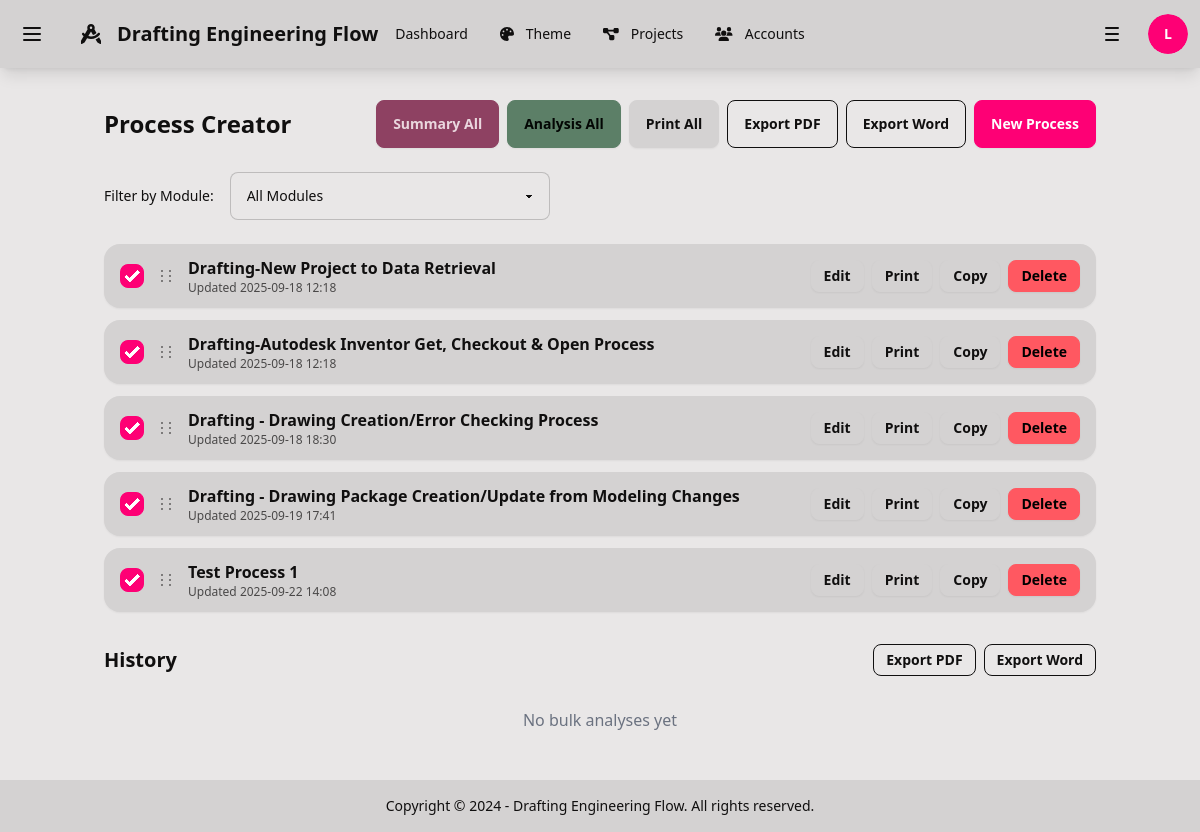
Before: /process-creator/ (signed in) with the older database file.
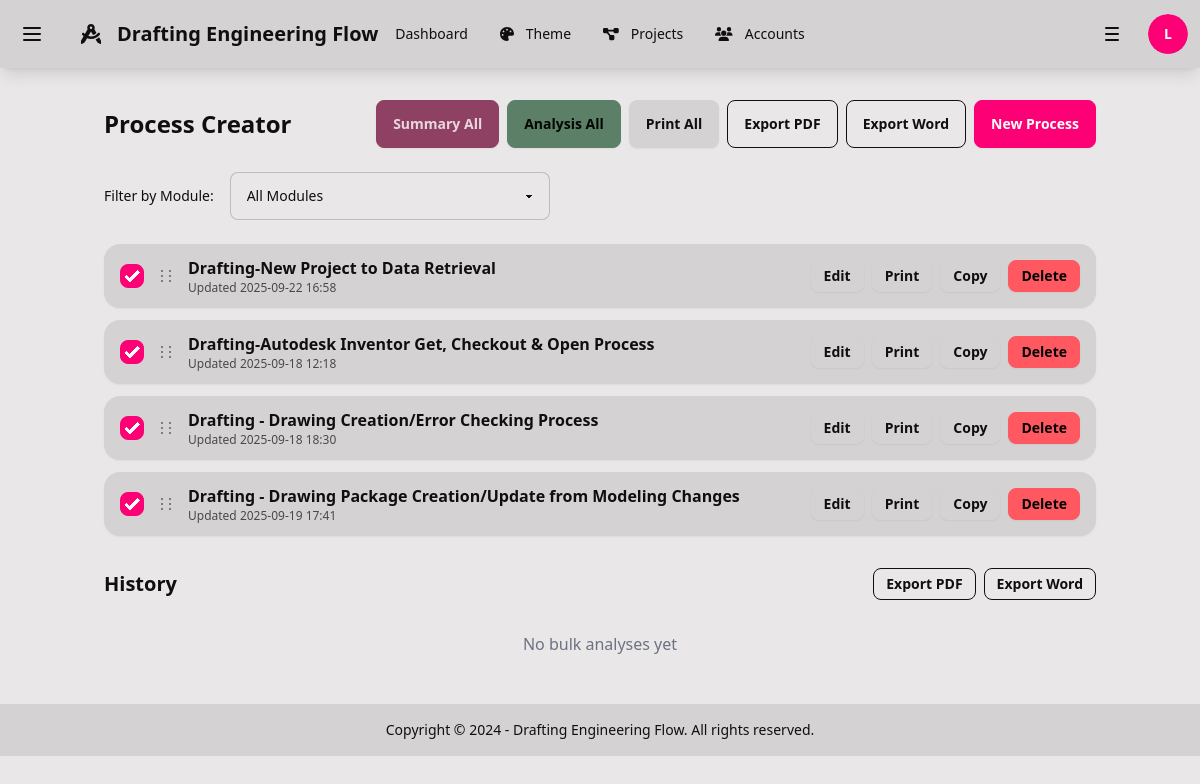
After: the same page with the newer database file.
### process_creator/models.py (models this page shows, shortened)
class Process(models.Model):
    name = models.CharField(max_length=255)
    module = models.ForeignKey(Module, on_delete=models.SET_NULL, null=True, blank=True, help_text="Module this process belongs to")
    order = models.PositiveIntegerField(default=1)
    summary = models.TextField(blank=True, help_text="Generated summary of the process")
    summary_instructions = models.TextField(
        blank=True,
        default="You are given a list of steps, bullet points, or fragmented notes. Your task is to transform them into a single professional, coherent paragraph. Do not repeat the steps as a list. Instead, weave them into smooth, natural prose that reads as if written by a skilled professional writer. Maintain accuracy, logical flow, and clarity. The output must always be a polished paragraph summary, never a bullet list.",
        help_text="Instructions for summary generation"
    )
    description = models.TextField(blank=True)
    notes = models.TextField(blank=True)
    analysis = models.TextField(blank=True, help_text="Generated analysis and improvement suggestions")
    analysis_instructions = models.TextField(
        blank=True,
        default="You are a senior operations analyst. You will receive a business process as input (steps, notes, and context). Produce a professional report titled \"Training Analysis\" that managers and frontline staff can act on.\nFollow these rules:\n- Write clearly and concisely; avoid jargon. Use confident, direct language.\n- Do NOT restate the steps as bullets. Summarize the process in flowing prose.\n- Use Markdown headings exactly as specified below.\n- Give specific, actionable recommendations with clear benefits and effort levels.\n- Where details are missing, make reasonable assumptions and state them briefly.\n=== INPUT START ===\n{PASTE PROCESS STEPS / NOTES / CONTEXT HERE}\n=== INPUT END ===\n=== OUTPUT FORMAT (Markdown) ===\n# Training Analysis\n## Executive Summary\nA 4–6 sentence overview of the process, the primary objective, the current state, and the most important recommended changes and expected benefits.\n## Process Narrative (Plain-Language Summary)\n6–10 sentences that narrate how the process works from start to finish. Use paragraph form only (no bullets). Emphasize flow, handoffs, tools used, approvals, and timing.\n## Assumptions\n- 2–5 short bullets listing key assumptions you made due to missing information.\n## Strengths\n- 4–8 bullets. Each bullet: what works well + why it matters (impact on quality, speed, cost, compliance, safety, or CX).\n## Weaknesses\n- 4–8 bullets. Each bullet: the issue + consequence (e.g., rework, delays, risk, cost).\n## Improvement Opportunities — Current System (No new software)\nProvide 5–10 specific, low-friction changes using existing tools, roles, and policies. For each item, use this format in one bullet:\n- **[Title]** — What to change (1–2 sentences). **Benefit:** expected outcome with a measurable indicator (e.g., \"reduce cycle time by ~15%\"). **Effort:** Low/Med/High. **Owner:** role. **Risk/Mitigation:** brief.\n## Immediate Application-Level Enhancements (Quick to implement in an app/workflow)\nProvide 3–7 changes that can be implemented quickly via simple configuration, scripts, forms, validations, templates, or notifications. For each item, use the same format:\n- **[Title]** — What to implement (1–2 sentences). **Benefit:** measurable. **Effort:** Low/Med/High. **Owner:** role. **Risk/Mitigation:** brief.\n## Implementation Roadmap\nOrganize recommendations into phases with rationale:\n- **Now (0–30 days):** 3–6 highest-ROI, low-effort actions.\n- **Next (30–90 days):** 3–6 medium-effort actions that compound earlier gains.\n- **Later (90+ days):** 2–4 higher-effort changes that deliver strategic value.\n## Metrics & Monitoring\nList 4–8 KPIs with target direction and cadence. For each KPI: **Name**, **Target/Direction**, **Data Source**, **Review Cadence** (e.g., weekly), **Owner**.\n## Risks & Mitigations\n3–6 material risks across people/process/tech/compliance and how to mitigate each.\n## Final Recommendation\nA 4–6 sentence closing paragraph summarizing the case for change, expected benefits, and the immediate next steps.\n=== STYLE GUARDRAILS ===\n- Professional tone. Tight sentences. No filler, no hype.\n- Use paragraph form for the narrative sections; bullets only where specified.\n- Quantify benefits or ranges when plausible. Avoid vague claims.\n- Do not include meta-commentary or instructions in the output.",
        help_text="Instructions for process analysis"
    )
    created_at = models.DateTimeField(auto_now_add=True)
    updated_at = models.DateTimeField(auto_now=True)
    last_ai_update = models.DateTimeField(null=True, blank=True, help_text="Last time summary or analysis was updated")
    class Meta:
        ordering = ["order", "name"]

### process_creator/views.py (the view)
# urls.py: path("", views.process_list, name="list"),
@login_required
@require_app_access('process_creator', action='view')
def process_list(request):
    modules = Module.objects.all()
    selected_module_id = request.GET.get('module')
    selected_module = None
    if selected_module_id:
        try:
            selected_module = Module.objects.get(id=selected_module_id)
            processes = Process.objects.filter(module=selected_module).order_by('order', 'name')
        except Module.DoesNotExist:
            processes = Process.objects.all().order_by('order', 'name')
    else:
        processes = Process.objects.all().order_by('order', 'name')
    return render(request, "process_creator/list.html", {
        "processes": processes,
        "modules": modules,
        "selected_module": selected_module
    })

### rbac/context_processors.py (called while the page is built)
def rbac_context(request):
    context = {}
    if request.user.is_authenticated:
        context.update({
            'user_accessible_apps': get_user_accessible_apps(request.user),
            'user_roles': get_user_roles(request.user),
        })
    else:
        context.update({
            'user_accessible_apps': [],
            'user_roles': [],
        })
    return context

### rbac/utils.py (called while the page is built, shortened)
def has_app_access(user, app_name, action='view'):
    if not user or not user.is_authenticated:
        return False
    try:
        app_access = AppAccess.objects.get(app_name=app_name)
        if not app_access.is_enabled:
            return False
    except AppAccess.DoesNotExist:
        return False
    if user.is_superuser:
        return True

def check_app_access(user, app_name, action='view'):
    if not has_app_access(user, app_name, action):
        log_access_attempt(user, app_name, action, success=False,
                          error_message=f"Access denied for {action} on {app_name}")
        raise PermissionDenied(f"You don't have permission to {action} {app_name}")

def get_user_accessible_apps(user):
    if not user or not user.is_authenticated:
        return []
    if user.is_superuser:
        return AppAccess.objects.filter(is_enabled=True).values_list('app_name', flat=True)

def log_access_attempt(user, app_name, action, success=True, error_message='', request=None):
    try:
        AccessLog.objects.create(
            user=user if user.is_authenticated else None,
            app_name=app_name,
            action=action,
            ip_address=request.META.get('REMOTE_ADDR') if request else None,
            user_agent=request.META.get('HTTP_USER_AGENT', '') if request else '',
            success=success,
            error_message=error_message
        )
    except Exception as e:
        logger.error(f"Failed to log access attempt: {e}")

def get_user_roles(user):
    if not user or not user.is_authenticated:
        return []
    return UserRole.objects.filter(user=user, is_active=True).select_related('role')

def is_app_enabled(app_name):
    try:
        app_access = AppAccess.objects.get(app_name=app_name)
        return app_access.is_enabled
    except AppAccess.DoesNotExist:
        return False

### process_creator/templates/process_creator/list.html (shortened to what this page needs)
{% extends 'base.html' %}
{% block content %}
<div class="flex items-center justify-between mb-6">
  <h1 class="text-2xl font-bold">Process Creator</h1>
  <div class="flex gap-2">
    <button id="summary-all" class="btn btn-secondary">Summary All</button>
    <button id="analyze-all" class="btn btn-accent">Analysis All</button>
    <button id="print-all" class="btn">Print All</button>
    <button id="export-pdf-all" class="btn btn-outline">Export PDF</button>
    <button id="export-word-all" class="btn btn-outline">Export Word</button>
    <a href="{% url 'process_creator:create' %}" class="btn btn-primary">New Process</a>
  </div>
  </div>
<div class="mb-6">
  <div class="flex items-center gap-4">
    <label for="module-filter" class="text-sm font-medium">Filter by Module:</label>
    <select id="module-filter" class="select select-bordered w-full max-w-xs">
      <option value="">All Modules</option>
    </select>
  </div>
</div>
<div id="process-list" class="grid gap-3">
  {% for p in processes %}
    <div class="card bg-base-200 shadow-sm" data-id="{{ p.id }}">
      <div class="card-body py-3 px-4">
        <div class="flex items-center justify-between gap-3">
          <div class="flex items-center gap-3">
            <input type="checkbox" class="select-item checkbox checkbox-primary" checked />
            <span class="drag cursor-grab text-base-content/60" title="Drag to reorder" aria-label="Drag to reorder">
              <svg xmlns="http://www.w3.org/2000/svg" viewBox="0 0 20 20" fill="currentColor" class="h-5 w-5">
                <path d="M7 5a1 1 0 1 1-2 0 1 1 0 0 1 2 0Zm8 0a1 1 0 1 1-2 0 1 1 0 0 1 2 0ZM7 10a1 1 0 1 1-2 0 1 1 0 0 1 2 0Zm8 0a1 1 0 1 1-2 0 1 1 0 0 1 2 0ZM7 15a1 1 0 1 1-2 0 1 1 0 0 1 2 0Zm8 0a1 1 0 1 1-2 0 1 1 0 0 1 2 0Z"/>
              </svg>
            </span>
            <div>
              <div class="font-semibold">{{ p.name }}</div>
              <div class="text-xs opacity-70">Updated {{ p.updated_at|date:'Y-m-d H:i' }}</div>
            </div>
          </div>
          <div class="flex gap-2">
            <a class="btn btn-sm" href="{% url 'process_creator:edit' p.id %}">Edit</a>
            <a class="btn btn-sm" href="{% url 'process_creator:print' p.id %}" target="_blank">Print</a>
            <button class="btn btn-sm" onclick="copyProcess({{ p.id }})">Copy</button>
            <a class="btn btn-sm btn-error" href="{% url 'process_creator:delete' p.id %}">Delete</a>
          </div>
        </div>
      </div>
    </div>
  {% empty %}
    <div class="alert">No processes yet. Create one to get started.</div>
  {% endfor %}
</div>
        <div class="mt-8">
            <div class="flex items-center justify-between mb-4">
                <h2 class="text-xl font-bold">History</h2>
                <div class="flex gap-2">
                    <button id="export-history-pdf" class="btn btn-outline btn-sm">Export PDF</button>
                    <button id="export-history-word" class="btn btn-outline btn-sm">Export Word</button>
                </div>
            </div>
            <div id="analysis-history" class="space-y-3">
            </div>
        </div>
{% endblock %}

### templates/base.html (shortened to what this page needs)
<!DOCTYPE html>
<html lang="en" data-theme="{{ current_theme|default:'corporate' }}">
<head>
    <script src="https://cdn.tailwindcss.com"></script>
    <link href="https://cdn.jsdelivr.net/npm/daisyui@4.12.10/dist/full.min.css" rel="stylesheet" type="text/css" />
</head>
<body class="bg-base-100">
    <div class="drawer">
        <div class="drawer-content">
            <div class="drawer drawer-end">
                <div class="drawer-content">
                    <div class="navbar bg-base-200 shadow-lg">
                        <div class="navbar-start gap-2">
                            <label for="left-drawer" class="btn btn-ghost btn-square" aria-label="Open left menu">
                                <svg xmlns="http://www.w3.org/2000/svg" class="h-6 w-6" fill="none" viewBox="0 0 24 24" stroke="currentColor"><path stroke-linecap="round" stroke-linejoin="round" stroke-width="2" d="M4 6h16M4 12h16M4 18h16" /></svg>
                            </label>
                            <a class="btn btn-ghost text-xl" href="{% url 'home' %}">
                                <i class="fas fa-drafting-compass mr-2"></i>
                                Drafting Engineering Flow
                            </a>
                        </div>
                        <div class="navbar-center hidden lg:flex">
                            <ul class="menu menu-horizontal px-1">
                                {% if 'main' in user_accessible_apps %}
                                    <li><a href="{% url 'home' %}" class="{% if request.resolver_match.url_name == 'home' %}active{% endif %}">Dashboard</a></li>
                                {% endif %}
                                {% if 'theme' in user_accessible_apps and allow_user_themes %}
                                    <li><a href="{% url 'theme:selector' %}" class="{% if request.resolver_match.url_name == 'selector' %}active{% endif %}">
                                        <i class="fas fa-palette mr-1"></i>Theme
                                    </a></li>
                                {% endif %}
                                {% if 'project' in user_accessible_apps %}
                                    <li><a href="#" class="{% if 'project' in request.resolver_match.namespace %}active{% endif %}">
                                        <i class="fas fa-project-diagram mr-1"></i>Projects
                                    </a></li>
                                {% endif %}
                                {% if 'account' in user_accessible_apps %}
                                    <li><a href="#" class="{% if 'account' in request.resolver_match.namespace %}active{% endif %}">
                                        <i class="fas fa-users mr-1"></i>Accounts
                                    </a></li>
                                {% endif %}
                            </ul>
                        </div>
                        <div class="navbar-end gap-2">
                            <label for="right-drawer" class="btn btn-ghost btn-square" aria-label="Open right menu">
                                <svg xmlns="http://www.w3.org/2000/svg" class="h-6 w-6" fill="none" viewBox="0 0 24 24" stroke="currentColor"><path stroke-linecap="round" stroke-linejoin="round" stroke-width="2" d="M6 6h12M6 12h12M6 18h12" /></svg>
                            </label>
                            {% if user.is_authenticated %}
                                <div class="dropdown dropdown-end">
                                    <div tabindex="0" role="button" class="btn btn-ghost btn-circle avatar">
                                        <div class="w-10 rounded-full">
                                            <div class="bg-primary text-primary-content rounded-full w-10 h-10 flex items-center justify-center">
                                                {{ user.username|first|upper }}
                                            </div>
                                        </div>
                                    </div>
                                </div>
                            {% else %}
                                <a class="btn btn-primary" href="{% url 'admin:login' %}">Login</a>
                            {% endif %}
                        </div>
                    </div>
                    <main class="container mx-auto px-4 py-8">
                        {% block content %}{% endblock %}
                    </main>
                    <footer class="footer footer-center p-4 bg-base-200 text-base-content">
                        <aside>
                            <p>Copyright © 2024 - Drafting Engineering Flow. All rights reserved.</p>
                        </aside>
                    </footer>
                </div>
                <div class="drawer-side">
                    <label for="right-drawer" aria-label="close sidebar" class="drawer-overlay"></label>
                </div>
            </div>
        </div>
        <div class="drawer-side">
            <label for="left-drawer" aria-label="close sidebar" class="drawer-overlay"></label>
        </div>
    </div>
</body>
</html>

Changed rows visible on the page:
removed Process: name "Test Process 1", updated_at "2025-09-22 14:08"
changed Process "Drafting-New Project to Data Retrieval": updated_at "2025-09-18 12:18" → "2025-09-22 16:58"
